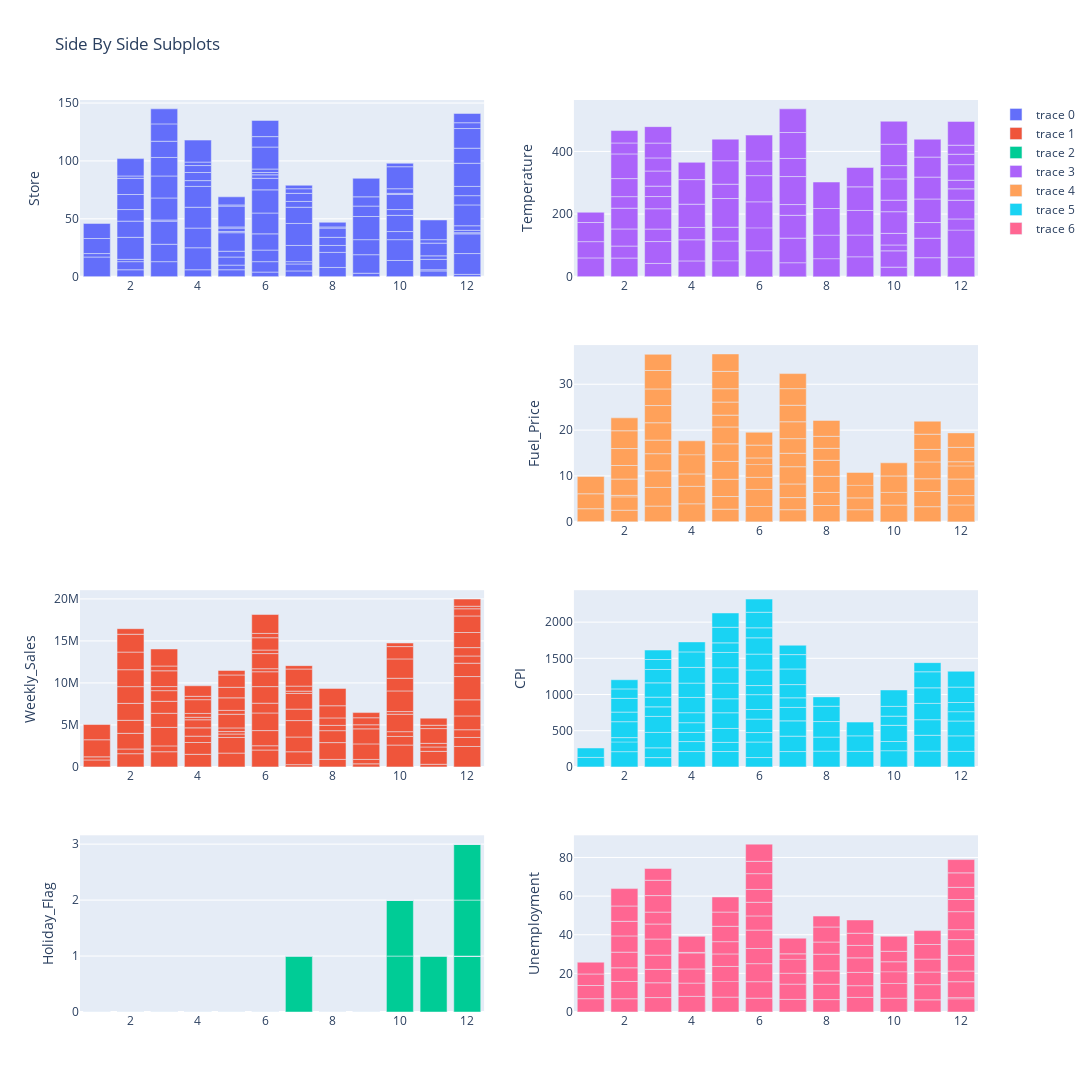

The code cell stored with this chart in its notebook:
### Code cell
fig = make_subplots(rows=4, cols=2)
row=1
coln=1
for col in df.columns:

    if col not in ["Date","day","month","year"]:
        fig.add_trace(
            go.Bar(x=df["month"],y=df[col]),
        row=row, col=coln)
        fig.update_yaxes(title_text=col, row=row, col=coln)
    if row%4==0:
        row=0
        coln+=1
    row+=1

fig.update_layout(height=1200, width=1200, title_text="Side By Side Subplots")    
fig.show()

### Figure 1 — Plotly figure (JSON) as saved in the notebook; plotly's stock layout.template omitted (floating-point values rounded to 4 significant figures; data arrays with more than 128 entries replaced by an {"elided": "..."} marker saying what was removed)
{"data": [{"type": "bar", "x": {"elided": "131 int values"}, "xaxis": "x", "y": {"elided": "131 int values"}, "yaxis": "y"}, {"type": "bar", "x": {"elided": "131 int values"}, "xaxis": "x5", "y": {"elided": "131 float values"}, "yaxis": "y5"}, {"type": "bar", "x": {"elided": "131 int values"}, "xaxis": "x7", "y": {"elided": "131 int values"}, "yaxis": "y7"}, {"type": "bar", "x": {"elided": "131 int values"}, "xaxis": "x2", "y": {"elided": "131 float values"}, "yaxis": "y2"}, {"type": "bar", "x": {"elided": "131 int values"}, "xaxis": "x4", "y": {"elided": "131 float values"}, "yaxis": "y4"}, {"type": "bar", "x": {"elided": "131 int values"}, "xaxis": "x6", "y": {"elided": "131 float values"}, "yaxis": "y6"}, {"type": "bar", "x": {"elided": "131 int values"}, "xaxis": "x8", "y": {"elided": "131 float values"}, "yaxis": "y8"}], "layout": {"height": 1200, "title": {"text": "Side By Side Subplots"}, "width": 1200, "xaxis": {"anchor": "y", "autorange": true, "domain": [0, 0.45], "range": [0.5, 12.5], "type": "linear"}, "xaxis2": {"anchor": "y2", "autorange": true, "domain": [0.55, 1], "range": [0.5, 12.5], "type": "linear"}, "xaxis3": {"anchor": "y3", "domain": [0, 0.45]}, "xaxis4": {"anchor": "y4", "autorange": true, "domain": [0.55, 1], "range": [0.5, 12.5], "type": "linear"}, "xaxis5": {"anchor": "y5", "autorange": true, "domain": [0, 0.45], "range": [0.5, 12.5], "type": "linear"}, "xaxis6": {"anchor": "y6", "autorange": true, "domain": [0.55, 1], "range": [0.5, 12.5], "type": "linear"}, "xaxis7": {"anchor": "y7", "autorange": true, "domain": [0, 0.45], "range": [0.5, 12.5], "type": "linear"}, "xaxis8": {"anchor": "y8", "autorange": true, "domain": [0.55, 1], "range": [0.5, 12.5], "type": "linear"}, "yaxis": {"anchor": "x", "autorange": true, "domain": [0.8063, 1], "range": [0, 152.6], "title": {"text": "Store"}, "type": "linear"}, "yaxis2": {"anchor": "x2", "autorange": true, "domain": [0.8063, 1], "range": [0, 564.2], "title": {"text": "Temperature"}, "type": "linear"}, "yaxis3": {"anchor": "x3", "domain": [0.5375, 0.7312]}, "yaxis4": {"anchor": "x4", "autorange": true, "domain": [0.5375, 0.7312], "range": [0, 38.54], "title": {"text": "Fuel_Price"}, "type": "linear"}, "yaxis5": {"anchor": "x5", "autorange": true, "domain": [0.2687, 0.4625], "range": [0, 21040000.0], "title": {"text": "Weekly_Sales"}, "type": "linear"}, "yaxis6": {"anchor": "x6", "autorange": true, "domain": [0.2687, 0.4625], "range": [0, 2441.0], "title": {"text": "CPI"}, "type": "linear"}, "yaxis7": {"anchor": "x7", "autorange": true, "domain": [0, 0.1938], "range": [0, 3.158], "title": {"text": "Holiday_Flag"}, "type": "linear"}, "yaxis8": {"anchor": "x8", "autorange": true, "domain": [0, 0.1938], "range": [0, 91.48], "title": {"text": "Unemployment"}, "type": "linear"}}}
